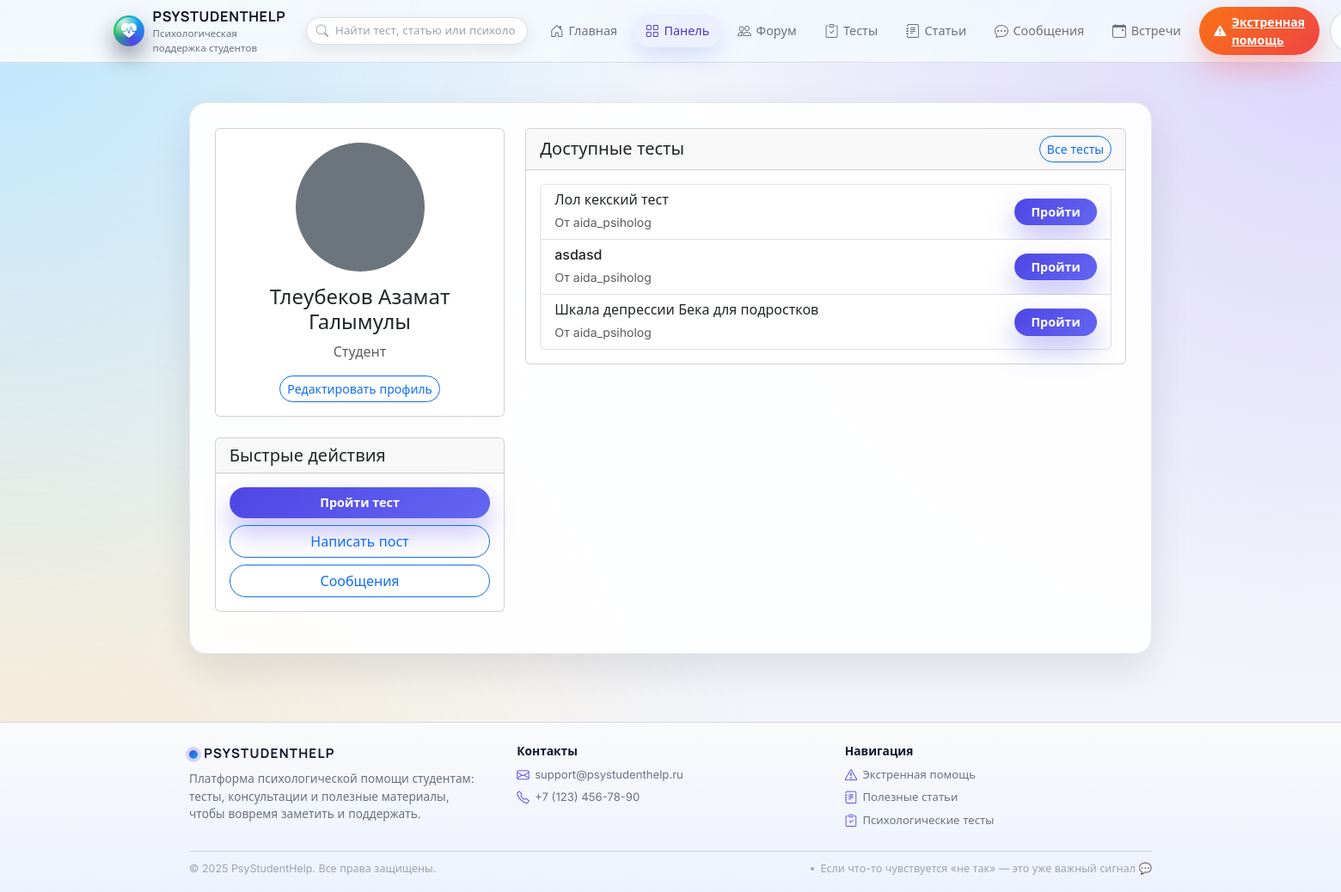
The app's page /dashboard (signed in) with its own data.
### models.py (models this page shows, shortened)
class User(UserMixin, db.Model):
    __tablename__ = 'user'
    id = db.Column(db.Integer, primary_key=True)
    username = db.Column(db.String(80), unique=True, nullable=False)
    email = db.Column(db.String(120), unique=True, nullable=False, index=True)
    password = db.Column(db.String(200), nullable=False)
    role = db.Column(db.String(20), nullable=False)  # student | psychologist | admin | superadmin
    full_name = db.Column(db.String(100))
    bio = db.Column(db.Text)
    profile_pic = db.Column(db.String(100))
    created_at = db.Column(db.DateTime, default=datetime.utcnow)
    group_id = db.Column(db.Integer, db.ForeignKey('groups.id'))
    comments = db.relationship(
        'Comment',
        backref='author',
        lazy=True,
    )
    tests = db.relationship(
        'Test',
        backref='creator',
        lazy=True,
    )
    test_results = db.relationship(
        'TestResult',
        backref='user',
        lazy=True,
    )
    messages_sent = db.relationship(
        'Message',
        foreign_keys='Message.sender_id',
        backref='sender',
        lazy=True,
    )
    messages_received = db.relationship(
        'Message',
        foreign_keys='Message.recipient_id',
        backref='recipient',
        lazy=True,
    )
    reports = db.relationship(
        'StudentReport',
        foreign_keys='StudentReport.student_id',
        backref='student',
        lazy=True,
    )
    appointments = db.relationship(
        'Appointment',
        foreign_keys='Appointment.student_id',
        backref='student',          # appointment.student в шаблонах
        lazy=True,
    )
    psychologist_appointments = db.relationship(
        'Appointment',
        foreign_keys='Appointment.psychologist_id',
        backref='psychologist',     # appointment.psychologist в шаблонах
        lazy=True,
    )
    meeting_protocols = db.relationship(
        'MeetingProtocol',
        foreign_keys='MeetingProtocol.student_id',
        backref='student',          # protocol.student в шаблонах
        lazy=True,
    )
    psychologist_protocols = db.relationship(
        'MeetingProtocol',
        foreign_keys='MeetingProtocol.psychologist_id',
        backref='psychologist',     # protocol.psychologist в шаблонах
        lazy=True,
    )

class Test(db.Model):
    __tablename__ = 'test'
    id = db.Column(db.Integer, primary_key=True)
    title = db.Column(db.String(200), nullable=False)
    description = db.Column(db.Text)
    title_kk = db.Column(db.String(200))        # может быть NULL
    description_kk = db.Column(db.Text)
    test_type = db.Column(db.String(20), nullable=False, default='classic')
    user_id = db.Column(db.Integer, db.ForeignKey('user.id'), nullable=False)
    created_at = db.Column(db.DateTime, default=datetime.utcnow)
    is_active = db.Column(db.Boolean, default=True)
    questions = db.relationship(
        'Question',
        backref='test',
        lazy=True,
        cascade='all, delete-orphan'
    )
    results = db.relationship(
        'TestResult',
        backref='test',
        lazy=True,
        cascade='all, delete-orphan'
    )
    interpretations = db.relationship(
        'TestInterpretation',
        backref='test',
        lazy=True,
        cascade='all, delete-orphan',
        order_by='TestInterpretation.min_score'
    )
    scale_options = db.relationship(
        'TestScaleOption',
        backref='test',
        lazy=True,
        cascade='all, delete-orphan',
        order_by='TestScaleOption.order_index'
    )

### main.py (the view)
@app.route('/dashboard')
@login_required
def dashboard():
    user = current_user
    if user.role == 'psychologist':
        tests = (
            Test.query.filter_by(user_id=user.id)
            .order_by(Test.created_at.desc())
            .limit(5)
            .all()
        )
        posts = (
            Post.query.filter_by(user_id=user.id)
            .order_by(Post.created_at.desc())
            .limit(5)
            .all()
        )
        unread_messages = Message.query.filter_by(
            recipient_id=user.id, is_read=False
        ).count()
        students_count = User.query.filter_by(role='student').count()
        pending_appointments = Appointment.query.filter_by(
            psychologist_id=user.id, status='pending'
        ).count()
        upcoming_meetings = (
            Meeting.query.filter_by(psychologist_id=user.id, status='planned')
            .order_by(Meeting.scheduled_at.asc())
            .limit(5)
            .all()
        )
        past_meetings = (
            Meeting.query.filter_by(psychologist_id=user.id, status='completed')
            .order_by(Meeting.scheduled_at.desc())
            .limit(5)
            .all()
        )
        return render_template(
            'psychologist_dashboard.html',
            user=user,
            tests=tests,
            posts=posts,
            unread_messages=unread_messages,
            students_count=students_count,
            pending_appointments=pending_appointments,
            upcoming_meetings=upcoming_meetings,
            past_meetings=past_meetings,
        )
    else:
        available_tests = (
            Test.query.filter_by(is_active=True)
            .order_by(func.random())
            .limit(3)
            .all()
        )
        recent_results = (
            TestResult.query.filter_by(user_id=user.id)
            .order_by(TestResult.created_at.desc())
            .limit(3)
            .all()
        )
        unread_messages = Message.query.filter_by(
            recipient_id=user.id, is_read=False
        ).count()
        upcoming_appointments = (
            Appointment.query.filter_by(student_id=user.id, status='confirmed')
            .order_by(Appointment.appointment_date.asc())
            .limit(3)
            .all()
        )
        return render_template(
            'student_dashboard.html',
            user=user,
            available_tests=available_tests,
            recent_results=recent_results,
            unread_messages=unread_messages,
            upcoming_appointments=upcoming_appointments,
        )

### admin.py (called while the page is built)
@admin_bp.before_app_request
def _bootstrap_superadmin_once():
    flag = "SUPERADMIN_BOOTSTRAPPED"
    if not current_app.config.get(flag):
        try:
            ensure_initial_superadmin()
        finally:
            current_app.config[flag] = True

### main.py (called while the page is built)
@login_manager.user_loader
def load_user(user_id: str):
    try:
        return User.query.get(int(user_id))
    except (TypeError, ValueError):
        return None

def is_psychologist() -> bool:
    return current_user.is_authenticated and current_user.role == 'psychologist'

def get_current_user():
    return current_user if current_user.is_authenticated else None

### templates/student_dashboard.html (shortened to what this page needs)
{% extends "base.html" %}
{% block content %}
<div class="row">
    <div class="col-md-4">
        <div class="card mb-4">
            <div class="card-body text-center">
                {% if user.profile_pic %}
                    <img src="{{ url_for('static', filename='uploads/' + user.profile_pic) }}" class="rounded-circle mb-3" width="150" height="150">
                {% else %}
                    <div class="rounded-circle bg-secondary mb-3 mx-auto" style="width: 150px; height: 150px;"></div>
                {% endif %}
                <h4>{{ user.full_name if user.full_name else user.username }}</h4>
                <p class="text-muted">Студент</p>
                <a href="{{ url_for('edit_profile') }}" class="btn btn-outline-primary btn-sm">Редактировать профиль</a>
            </div>
        </div>
        <div class="card mb-4">
            <div class="card-header">
                <h5 class="mb-0">Быстрые действия</h5>
            </div>
            <div class="card-body">
                <a href="{{ url_for('tests') }}" class="btn btn-primary w-100 mb-2">Пройти тест</a>
                <a href="{{ url_for('create_post') }}" class="btn btn-outline-primary w-100 mb-2">Написать пост</a>
                <a href="{{ url_for('messages') }}" class="btn btn-outline-primary w-100">
                    Сообщения
                </a>
            </div>
        </div>
    </div>
    <div class="col-md-8">
        <div class="card mb-4">
            <div class="card-header d-flex justify-content-between align-items-center">
                <h5 class="mb-0">Доступные тесты</h5>
                <a href="{{ url_for('tests') }}" class="btn btn-sm btn-outline-primary">Все тесты</a>
            </div>
            <div class="card-body">
                {% if available_tests %}
                    <div class="list-group">
                        {% for test in available_tests %}
                        <div class="list-group-item">
                            <div class="d-flex justify-content-between align-items-center">
                                <div>
                                    <h6 class="mb-1">{{ test.title }}</h6>
                                    <small class="text-muted">От {{ test.creator.username }}</small>
                                </div>
                                <a href="{{ url_for('take_test', test_id=test.id) }}" class="btn btn-sm btn-primary">Пройти</a>
                            </div>
                        </div>
                        {% endfor %}
                    </div>
                {% else %}
                    <p class="text-muted">Нет доступных тестов.</p>
                {% endif %}
            </div>
        </div>
        </div>
    </div>
</div>
{% endblock %}

### static/css/style.css (style rules this page uses)
:root { --app-bg: #f3f5fb; --app-bg-alt: #e9edf9; --app-bg-soft: #f9fafb; --app-surface: #ffffff; --app-surface-soft: rgba(255, 255, 255, 0.92); --app-border-subtle: rgba(148, 163, 184, 0.25); --app-border-strong: rgba(15, 23, 42, 0.12); --app-primary: #4f46e5; --app-primary-soft: rgba(79, 70, 229, 0.09); --app-primary-strong: #4338ca; --app-accent: #f97316; --app-accent-soft: rgba(249, 115, 22, 0.08); --app-success: #22c55e; --app-danger: #ef4444; --app-warning: #eab308; --app-info: #0ea5e9; --app-text-main: #0f172a; --app-text-muted: #6b7280; --app-text-soft: #9ca3af; --app-radius-xl: 26px; --app-radius-lg: 20px; --app-radius-md: 14px; --app-radius-sm: 10px; --app-radius-pill: 999px; --app-shadow-soft: 0 18px 45px rgba(15, 23, 42, 0.10); --app-shadow-elevated: 0 28px 70px rgba(15, 23, 42, 0.18); --app-shadow-subtle: 0 10px 30px rgba(15, 23, 42, 0.06); --app-header-height: 72px; --app-transition-fast: 0.16s ease-out; --app-transition-med: 0.22s ease-out; }
*, *::before, *::after { box-sizing: border-box; }
html { scroll-behavior: smooth; }
body.app-shell { margin: 0; min-height: 100vh; display: flex; flex-direction: column; background: radial-gradient(circle at 0% 0%, rgba(125, 211, 252, 0.45) 0, transparent 42%), radial-gradient(circle at 100% 0%, rgba(196, 181, 253, 0.5) 0, transparent 42%), radial-gradient(circle at 0% 100%, rgba(251, 191, 36, 0.2) 0, transparent 48%), var(--app-bg); font-family: "Inter", system-ui, -apple-system, BlinkMacSystemFont, "Segoe UI", sans-serif; color: var(--app-text-main); }
.btn-primary { background: linear-gradient(135deg, #4f46e5, #6366f1); border-color: transparent; border-radius: 999px; padding-inline: 1.15rem; font-weight: 600; font-size: 0.9rem; box-shadow: 0 16px 32px rgba(79, 70, 229, 0.35); }
.btn-outline-primary { border-radius: 999px; }

### records on screen
User: full_name "Тлеубеков Азамат Галымулы"
Test: title "Лол кекский тест", creator.username "aida_psiholog"
Test: title "asdasd", creator.username "aida_psiholog"
Test: title "Шкала депрессии Бека для подростков", creator.username "aida_psiholog"

### other values on screen
{{ 2025 }} "2025"
